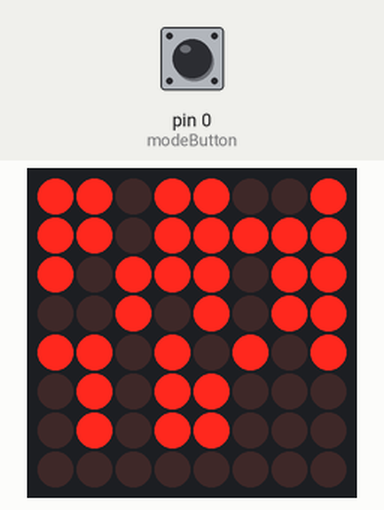
Recording of a sketch running on a simulated Arduino Uno, built with avr-gcc and run on an emulated ATmega328P. Shown: 8×8 LED matrix. Wiring (inferred from the names in the program): LED matrix (orientation assumed): rows pin 9, pin 15, pin 16, pin 12, pin 11, pin 6, pin 5, pin 13; columns pin 2, pin 3, pin 4, pin 7, pin 8, pin 10, pin 14, pin 17. Inputs (shaded band) come from the test bench; at power-on: pin 0 (modeButton) LOW.

Above: at 1.2 s.
1.3 s: pin 0 (modeButton) pulled HIGH for 0.15 s
At 2.0 s:
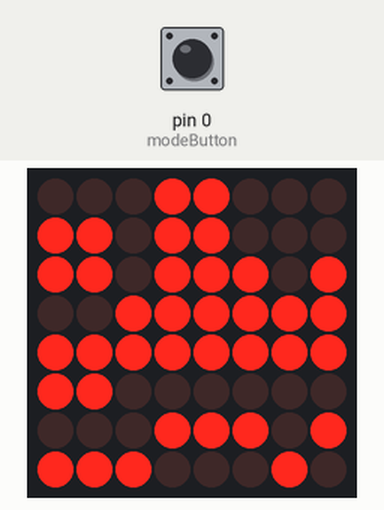
4.4 s: pin 0 (modeButton) pulled HIGH for 1 s
At 6.8 s:
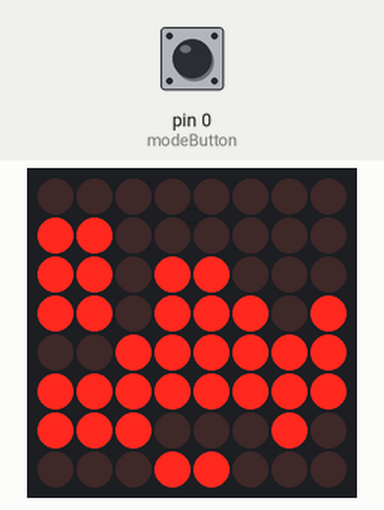
8.4 s: pin 0 (modeButton) pulled HIGH for 3.2 s
At 9.4 s:
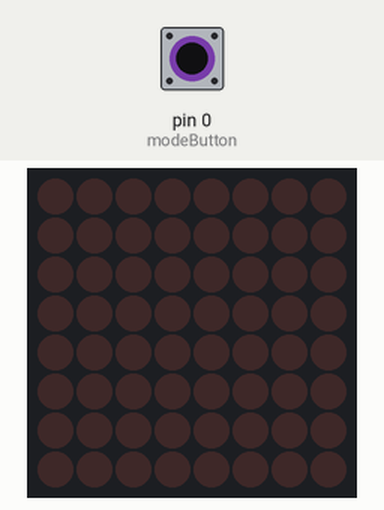
14.6 s: pin 0 (modeButton) pulled HIGH for 0.15 s
At 17.3 s:
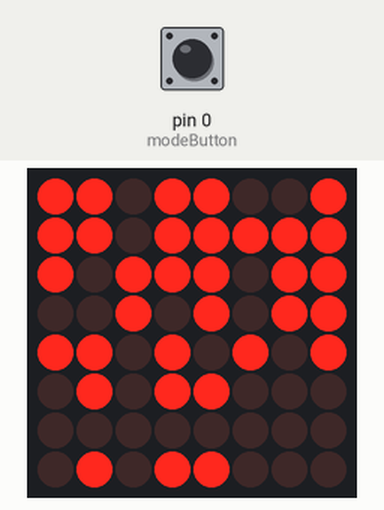
17.7 s: pin 0 (modeButton) pulled HIGH for 3.2 s
At 21.7 s:
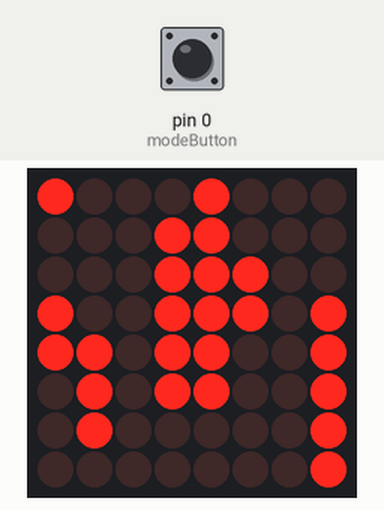
22.5 s: pin 0 (modeButton) pulled HIGH for 0.15 s
At 23.9 s:
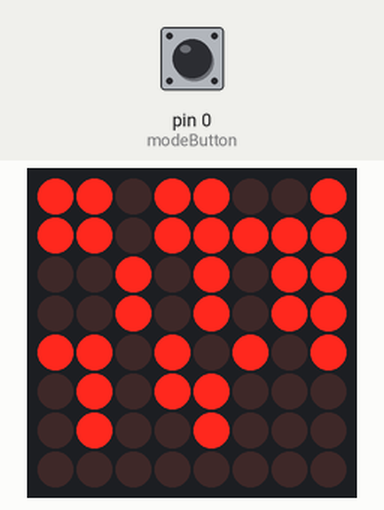
Timing chart, 0 to 25.5 s (numbered marks = the images above; inputs shaded):
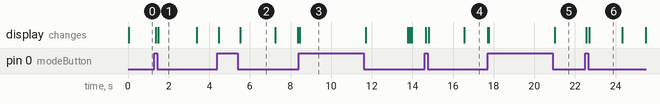

The sketch:

Milli_Matrix___Animations.ino
```cpp
#include "milliMATRIX_Definitions.h"

const int modeButton = 0;

// pin[xx] on led matrix connected to nn on Arduino
// (-1 is dummy to make array start at pos 1)
int pins[17]= {-1, 7, 17, 15, 16, 14, 11, 3,
                2, 4, 12, 6, 8, 9, 10, 5, 13};

// col[xx] of leds = pin yy on led matrix
int cols[8] = {pins[13], pins[3], pins[4], pins[10],
               pins[06], pins[11], pins[15], pins[16]};

// row[xx] of leds = pin yy on led matrix
int rows[8] = {pins[9], pins[14], pins[8], pins[12],
               pins[1], pins[7], pins[2], pins[5]};

int frameCount = 0;
int patternCount = 0;

byte col = 0;
byte row = 0;
byte mode = 0;
byte randPattern;
byte pattern[18][8][8] = {MRSKULL0, MRSKULL1, MRSKULL2, MRSKULL3,
                          MRSKULL4, MRSKULL5, MRSKULL6, MRSKULL7,
                          MRSKULL8, MRSKULL9, INVADER0, INVADER1,
                          INVADER2, INVADER3, SFFLAME, HEART0,
                          HEART1, HEART2};

void setup() {
  // set the mode select button pin as an input
  pinMode(modeButton, INPUT);

  // sets the pins as output
  for (int i = 1; i <= 16; i++) {
    pinMode(pins[i], OUTPUT);
  }
  // set up cols and rows
  for (int i = 1; i <= 8; i++) {
    digitalWrite(cols[i - 1], LOW);
  }
  for (int i = 1; i <= 8; i++) {
    digitalWrite(rows[i - 1], HIGH);
  }
  // seed the random number with noise on an unconnected pin
  randomSeed(analogRead(0));
}

void loop() {
  if (digitalRead(modeButton) == HIGH) {
    mode++;
    if (mode > 5) {
      mode = 0;
    }
    frameCount = 0;
    delay(150);
  }

  if (mode == 0) {
    nomnomSkull();
  }
  if (mode == 1) {
    spaceInvader1();
  }
  if (mode == 2) {
    spaceInvader2();
  }
  if (mode == 3) {
    sfFLAME();
  }
  if (mode == 4) {
    smoke();
  }
  if (mode == 5) {
    heart();
  }

  refreshFrame();
}

void refreshFrame() {
  for (int i = 0; i < 8; i++) {      // loop to scan thru columns
    digitalWrite(cols[i], HIGH);     // enable column 'i'
    for (int j = 0; j < 8; j++) {    // loop to scan thru rows
      if (pattern[patternCount][i][j] == 1) {    // reference the predefined pattern
        digitalWrite(rows[j], LOW);    // enable row 'j'. turn on the LED at column 'i' and row 'j'
        delayMicroseconds(150);         // leave the LED on for 100 microseconds
        digitalWrite(rows[j], HIGH);   // turn the LED off
      }
      else {
        delayMicroseconds(10);
      }

    }
    digitalWrite(cols[i], LOW);
  }
}

void nomnomSkull() {
  ++frameCount;
  if (frameCount == 1) {
    patternCount = 2;
  }
  else if (frameCount == 300) {
    patternCount = 3;
  }
  else if (frameCount == 500) {
    patternCount = 2;
    frameCount = 0;
  }
}

void spaceInvader1() {
  ++frameCount;
  if (frameCount == 1) {
    patternCount = 11;
  }
  if (frameCount == 300) {
    patternCount = 10;
  }
  if (frameCount == 500) {
    patternCount = 11;
    frameCount = 0;
  }
}

void spaceInvader2() {
  ++frameCount;
  if (frameCount == 1) {
    patternCount = 12;
  }
  if (frameCount == 300) {
    patternCount = 13;
  }
  if (frameCount == 500) {
    patternCount = 12;
    frameCount = 0;
  }
}

void sfFLAME() {
  patternCount = 14;
}

void smoke() {
  ++frameCount;
  if (frameCount == 1) {
    patternCount = 0;
  }
  else if (frameCount == 300) {
    patternCount = 8;
  }
  else if (frameCount == 500) {
    patternCount = 9;
  }
  else if (frameCount == 700) {
    patternCount = 6;
  }
  else if (frameCount == 1100) {
    patternCount = 7;
  }
  else if (frameCount == 1300) {
    patternCount = 1;
  }
  else if (frameCount == 1500) {
    patternCount = 5;
  }
  else if (frameCount == 1700) {
    patternCount = 0;
    frameCount = 0;
  }
}

void heart() {
  ++frameCount;
  if (frameCount == 1) {
    patternCount = 15;
  }
  else if (frameCount == 300) {
    patternCount = 16;
  }
  else if (frameCount == 320) {
    patternCount = 17;
  }
  else if (frameCount == 340) {
    patternCount = 16;
  }
  else if (frameCount == 360) {
    patternCount = 15;
    frameCount = 0;
  }
}
```

Source omitted: _Definitions.h (data table, 17768 bytes)

Measured:
- after the input at 1.3 s, the display: first changes after 0.06 s (image 1 shows a later state)
- after the input at 4.4 s, the display: first changes after 0.06 s (image 2 shows a later state)
- after the input at 8.4 s, the display: changes after 0.06 s (image 3)
- after the input at 14.6 s, the display: first changes after 0.06 s (image 4 shows a later state)
- after the input at 17.7 s, the display: first differs from a run without the input after 0.06 s (image 5 shows a later state)
- after the input at 22.5 s, the display: first changes after 0.06 s (image 6 shows a later state)
- what the display in image 1 shows lasts 1.9 s, from 1.5 s to 3.4 s
